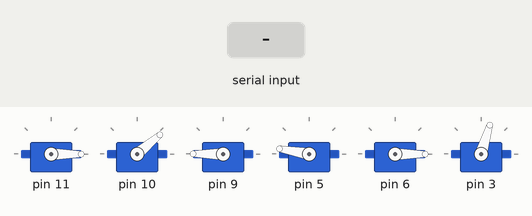
Bench run of a sketch on a simulated Arduino Uno, built with avr-gcc and run on an emulated ATmega328P. Shown: 6 × servo. Inputs (shaded band) come from the test bench.

Above: at 1.2 s.
1.3 s: "0\n" received over Serial
At 3.9 s:
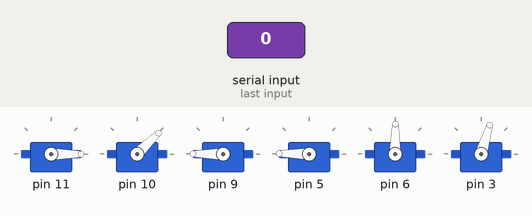
4.3 s: "1\n" received over Serial
At 5.9 s:
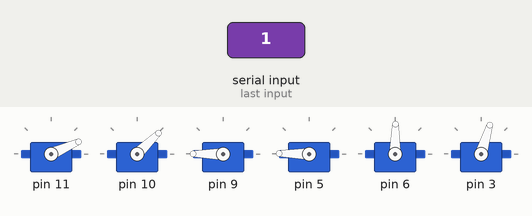
6.2 s: byte 10 ('\n') received over Serial
At 7.5 s:
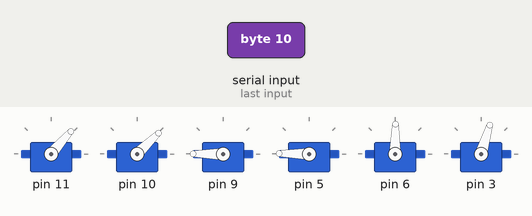
8.1 s: ",\n" received over Serial
At 9.0 s:
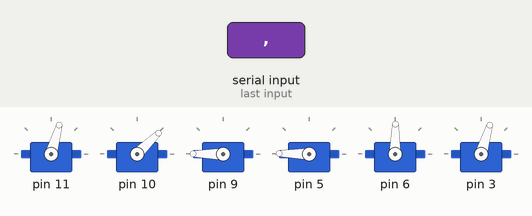
10.0 s: "2\n" received over Serial
At 11.6 s:
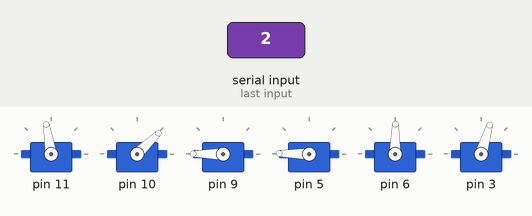
11.9 s: "3\n" received over Serial
At 13.1 s:
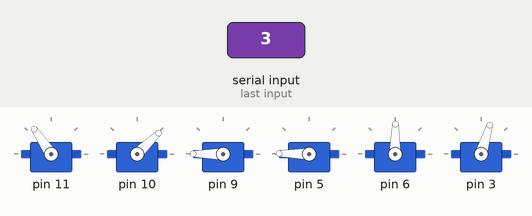
Timing chart, 0 to 14.8 s (numbered marks = the images above; inputs shaded):
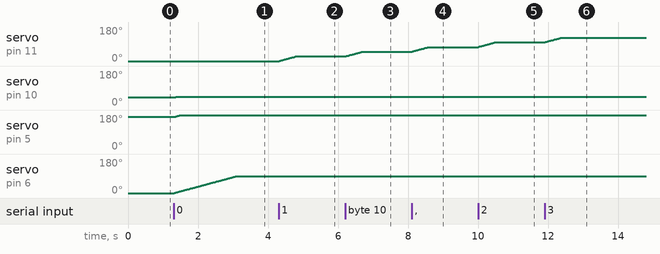

Measured:
- after the input at 1.3 s, servo on pin 10: 40° → 44° at once; servo on pin 5: moves from 170° to 179° over 0.16 s, starting at once; servo on pin 6: moves from 0° to 89° over 1.8 s, starting at once
- after the input at 4.3 s, servo on pin 11: moves from 0° to 24° over 0.46 s, starting at once
- after the input at 6.2 s, servo on pin 11: moves from 24° to 49° over 0.48 s, starting at once
- after the input at 8.1 s, servo on pin 11: moves from 49° to 74° over 0.48 s, starting at once
- after the input at 10.0 s, servo on pin 11: moves from 74° to 99° over 0.48 s, starting at once
- after the input at 11.9 s, servo on pin 11: moves from 99° to 124° over 0.48 s, starting at once

The sketch:

arduino_code.ino
```cpp
#include <Braccio.h>
#include <Servo.h>

Servo base;
Servo shoulder;
Servo elbow;
Servo wrist_ver;
Servo wrist_rot;
Servo gripper;

//Constants and variables to hold input from the serial port
int keysIndex = 0;
const int KEYS = 12;
int input[KEYS] = {0, 0, 0, 0, 0, 0, 0, 0, 0, 0, 0, 0};

//Constants and variables to hold the angles of the motors
const int MOTORS = 6;
                  //{M1,M2,  M3,  M4, M5, M6}
int angle[MOTORS] = {0 , 45, 180, 180, 90, 90};

//Constant to control the angle increment when pressing a key
const int increment = 25;

void setup() {
  //De-activate Braccio´s soft start
  pinMode(12, OUTPUT);
  digitalWrite(12, HIGH);
  Braccio.begin(SOFT_START_DISABLED);

  //Setup the serial port
  Serial.begin(9600);
}

void loop() {
  //Read the input from Processing through the serial port:
  if (Serial.available() > 0) {
    char ch = Serial.read();

    //Read fields between comas(,):
    if (ch == '0' || ch == '1') {
      input[keysIndex] = (ch - '0');
    }
    else if (ch == ',') {             //if it is a coma(,) then change field
      if (keysIndex < KEYS - 1) {
        keysIndex++;
      }
    }
    else if (ch == '\n') {           //if it is a line feed(\n) then end read.

      //For each field in the input array, evaluate if it is a 0 or a 1 and midify the angles of the motors
      for (int e = 0; e <= KEYS - 1; e++) {
        switch (e) {
          case 0:                               // M1 clockwise: RIGHT
            if (input[e] == 1) {
              angle[0] = angle[0] + increment;
              if (angle[0] > 180) {
                angle[0] = 180;
              }
            }
            break;
          case 1:                               // M1 counterclockwise: LEFT
            if (input[e] == 1) {
              angle[0] = angle[0] - increment;
              if (angle[0] < 0) {
                angle[0] = 0;
              }
            }
            break;
          case 2:                               // M2 front tilt: UP
            if (input[e] == 1) {
              angle[1] = angle[1] + increment;
              if (angle[1] > 165) {
                angle[1] = 165;
              }
            }
            break;
          case 3:                               // M2 back tilt: DOWN
            if (input[e] == 1) {
              angle[1] = angle[1] - increment;
              if (angle[1] < 15) {
                angle[1] = 15;
              }
            }
            break;
          case 4:                               // M3 front tilt: D
            if (input[e] == 1) {
              angle[2] = angle[2] + increment;
              if (angle[2] > 180) {
                angle[2] = 180;
              }
            }
            break;
          case 5:                               // M3 back tilt: A
            if (input[e] == 1) {
              angle[2] = angle[2] - increment;
              if (angle[2] < 0) {
                angle[2] = 0;
              }
            }
            break;
          case 6:                              // M4 front tilt: W
            if (input[e] == 1) {
              angle[3] = angle[3] + increment;
              if (angle[3] > 180) {
                angle[3] = 180;
              }
            }
            break;
          case 7:                             // M4 back tilt: S
            if (input[e] == 1) {
              angle[3] = angle[3] - increment;
              if (angle[3] < 0) {
                angle[3] = 0;
              }
            }
            break;
          case 8:                            // M5 clockwise: E
            if (input[e] == 1) {
              angle[4] = angle[4] + increment;
              if (angle[4] > 180) {
                angle[4] = 180;
              }
            }
            break;
          case 9:                            // M5 clokwise: Q
            if (input[e] == 1) {
              angle[4] = angle[4] - increment;
              if (angle[4] < 0) {
                angle[4] = 0;
              }
            }
            break;
          case 10:                           // M6 grip close: Ctrl
            if (input[e] == 1) {
              angle[5] = angle[5] + increment;
              if (angle[5] > 127) {
                angle[5] = 127;
              }
            }
            break;
          case 11:                           // M6 grip open: Shift
            if (input[e] == 1) {
              angle[5] = angle[5] - increment;
              if (angle[5] < 52) {
                angle[5] = 52;
              }
            }
            break;
        }
      }
      //Write the new angles to the motors
                         //(step delay,M1       ,M2       ,M3       , M4      , M5      , M6      );
      Braccio.ServoMovement(20        , angle[0], angle[1], angle[2], angle[3], angle[4], angle[5]);
    }
    keysIndex=0;
  }
}
```
